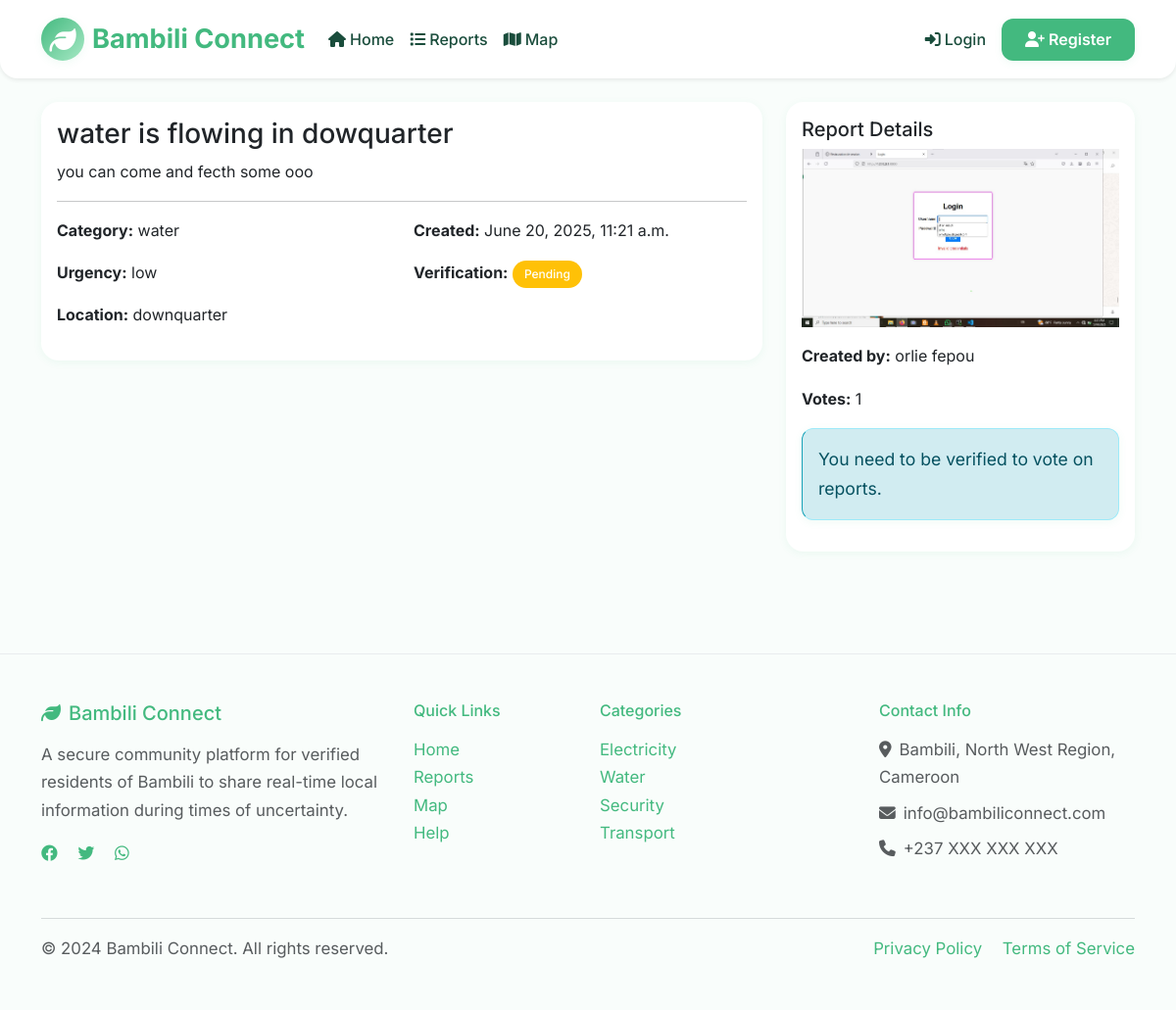
The page /report/2/ on the database its author committed.
### trustwave/models.py (models this page shows, shortened)
class Report(models.Model):
    title = models.CharField(max_length=255)
    description = models.TextField(help_text="Provide detailed information about the situation")
    location = models.CharField(
        max_length=255,
        help_text="Specific location within Bambili (e.g., Mile 4 Junction, Ntarinkon Market)"
    )
    category = models.CharField(
        max_length=20,
        choices=ReportCategory.choices,
        default=ReportCategory.OTHER
    )
    urgency = models.CharField(
        max_length=10,
        choices=UrgencyLevel.choices,
        default=UrgencyLevel.LOW
    )
    latitude = models.FloatField(
        null=True,
        blank=True,
        help_text="Latitude coordinate of the report location"
    )
    longitude = models.FloatField(
        null=True,
        blank=True,
        help_text="Longitude coordinate of the report location"
    )
    image = models.ImageField(
        upload_to=report_directory_path,
        blank=True,
        null=True,
        validators=[FileExtensionValidator(allowed_extensions=['jpg', 'jpeg', 'png'])],
        help_text="Upload a photo as proof (JPG or PNG)"
    )
    video = models.FileField(
        upload_to=report_directory_path,
        blank=True,
        null=True,
        validators=[FileExtensionValidator(allowed_extensions=['mp4', 'mov', 'avi'])],
        help_text="Upload a video as proof (MP4, MOV, or AVI)"
    )
    document = models.FileField(
        upload_to=report_directory_path,
        blank=True,
        null=True,
        validators=[FileExtensionValidator(allowed_extensions=['pdf', 'doc', 'docx'])],
        help_text="Upload a document as proof (PDF, DOC, or DOCX)"
    )
    latitude = models.DecimalField(max_digits=9, decimal_places=6, blank=True, null=True)
    longitude = models.DecimalField(max_digits=9, decimal_places=6, blank=True, null=True)
    user = models.ForeignKey(CustomUser, on_delete=models.CASCADE, related_name='reports')
    created_at = models.DateTimeField(auto_now_add=True)
    updated_at = models.DateTimeField(auto_now=True)
    is_verified = models.BooleanField(default=False)
    is_active = models.BooleanField(default=True)
    class Meta:
        ordering = ['-created_at']
        indexes = [
            models.Index(fields=['category', 'created_at']),
            models.Index(fields=['location', 'created_at']),
            models.Index(fields=['is_verified', 'created_at']),
        ]
    @property
    def vote_count(self):
        return self.votes.count()

class CustomUser(AbstractUser):
    username = None
    full_name = models.CharField(max_length=255, help_text="Enter your full name as it appears on your ID")
    email = models.EmailField(_('email address'), unique=True)
    phone_number = models.CharField(
        max_length=15,
        validators=[RegexValidator(r'^\+?237\d{9}$', message="Phone number must be in Cameroon format: +237XXXXXXXXX")],
        unique=True,
        help_text="Enter your phone number in format: +237XXXXXXXXX"
    )
    profession = models.CharField(
        max_length=20,
        choices=ProfessionType.choices,
        default=ProfessionType.OTHER
    )
    neighborhood = models.CharField(
        max_length=255,
        help_text="Enter your specific neighborhood in Bambili (e.g., Mile 4, Ntarinkon, etc.)"
    )
    id_card = models.ImageField(
        upload_to=user_directory_path,
        validators=[FileExtensionValidator(allowed_extensions=['jpg', 'jpeg', 'png', 'pdf'])],
        help_text="Upload a clear photo of your National ID card (JPG, PNG, or PDF)"
    )
    supporting_doc = models.FileField(
        upload_to=user_directory_path,
        blank=True,
        null=True,
        validators=[FileExtensionValidator(allowed_extensions=['jpg', 'jpeg', 'png', 'pdf'])],
        help_text="Optional: Upload additional supporting document (JPG, PNG, or PDF)"
    )
    status = models.CharField(
        max_length=20,
        choices=AccountStatus.choices,
        default=AccountStatus.PENDING
    )
    created_at = models.DateTimeField(auto_now_add=True)
    updated_at = models.DateTimeField(auto_now=True)
    last_login_ip = models.GenericIPAddressField(blank=True, null=True)
    is_admin = models.BooleanField(default=False)
    approved_by = models.ForeignKey(
        'self',
        on_delete=models.SET_NULL,
        blank=True,
        null=True,
        related_name='approved_users'
    )
    approved_at = models.DateTimeField(blank=True, null=True)
    rejection_reason = models.TextField(blank=True, null=True)
    objects = CustomUserManager()
    USERNAME_FIELD = 'email'
    REQUIRED_FIELDS = ['full_name', 'phone_number', 'profession', 'neighborhood']

### trustwave/views.py (the view)
# urls.py: path('report/<int:pk>/', views.ReportDetailView.as_view(), name='report_detail'),
class ReportDetailView(DetailView):
    model = Report
    template_name = 'trustwave/report_detail.html'
    context_object_name = 'report'
    def get_queryset(self):
        return Report.objects.filter(is_active=True).select_related('user')
    def get_context_data(self, **kwargs):
        context = super().get_context_data(**kwargs)
        report = self.get_object()
        if self.request.user.is_authenticated:
            context['user_has_voted'] = ReportVote.objects.filter(
                user=self.request.user, report=report
            ).exists()
        context['questions'] = UserQuestion.objects.filter(
            report=report
        ).select_related('questioner').order_by('-created_at')
        if self.request.user.is_authenticated and self.request.user.is_verified:
            context['question_form'] = UserQuestionForm()
        return context

### templates/trustwave/report_detail.html (shortened to what this page needs)
{% extends 'base.html' %}
{% load static %}
{% block content %}
<div class="container py-4">
    <div class="row">
        <div class="col-md-8">
            <div class="card">
                <div class="card-body">
                    <h3 class="card-title">{{ report.title }}</h3>
                    <p class="card-text">{{ report.description }}</p>
                    <hr>
                    <div class="row">
                        <div class="col-md-6">
                            <p><strong>Category:</strong> {{ report.category }}</p>
                            <p><strong>Urgency:</strong> {{ report.urgency }}</p>
                            <p><strong>Location:</strong> {{ report.location }}</p>
                        </div>
                        <div class="col-md-6">
                            <p><strong>Created:</strong> {{ report.created_at }}</p>
                            <p><strong>Verification:</strong>
                                {% if report.is_verified %}
                                    <span class="badge bg-success">Verified</span>
                                {% else %}
                                    <span class="badge bg-warning">Pending</span>
                                {% endif %}
                            </p>
                        </div>
                    </div>
                </div>
            </div>
        </div>
        <div class="col-md-4">
            <div class="card">
                <div class="card-body">
                    <h5 class="card-title">Report Details</h5>
                    {% if report.image %}
                    <img src="{{ report.image.url }}" class="img-fluid mb-3" alt="Report Image">
                    {% endif %}
                    <p><strong>Created by:</strong> {{ report.user.full_name }}</p>
                    <p><strong>Votes:</strong> {{ report.vote_count }}</p>
                    {% if not request.user.is_verified %}
                    <div class="alert alert-info">
                        You need to be verified to vote on reports.
                    </div>
                    {% endif %}
                </div>
            </div>
        </div>
    </div>
</div>
{% endblock %}

### static/css/base.css (style rules this page uses)
:root { --primary-green: #43b97f; --accent-green: #a7e9c5; --deep-green: #1a4d3c; --soft-white: #f9fdfb; --accent-yellow: #ffe066; --accent-blue: #5dade2; --text-dark: #1a4d3c; --text-muted: #6c757d; --border-light: #e9ecef; --shadow-light: 0 2px 8px rgba(67,185,127,0.08); --shadow-medium: 0 8px 24px rgba(67,185,127,0.12); --transition: all 0.2s cubic-bezier(.4,0,.2,1); }
body { font-family: 'Inter', sans-serif; background-color: var(--soft-white); color: var(--text-dark); line-height: 1.7; }
.card { border: none; border-radius: 18px; box-shadow: var(--shadow-light); background: #fff; transition: var(--transition); margin-bottom: 2rem; }
.alert { border-radius: 12px; box-shadow: var(--shadow-light); font-size: 1.1rem; }
.alert-info { border-left-color: #17a2b8; background-color: #d1ecf1; }
.badge { font-weight: 500; padding: 0.5rem 0.75rem; border-radius: 20px; }

### static/css/styles.css (style rules this page uses)
:root { --primary-color: #43b97f; --secondary-color: #a7e9c5; --trust-color: #43b97f; --wave-color: #a7e9c5; }

### rows shown on the page
Report: title "water is flowing in dowquarter", description "you can come and fecth some ooo", category "water", urgency "low", location "downquarter", created_at "June 20, 2025, 11:21 a.m.", image (picture), user.full_name "orlie fepou", vote_count "1"
